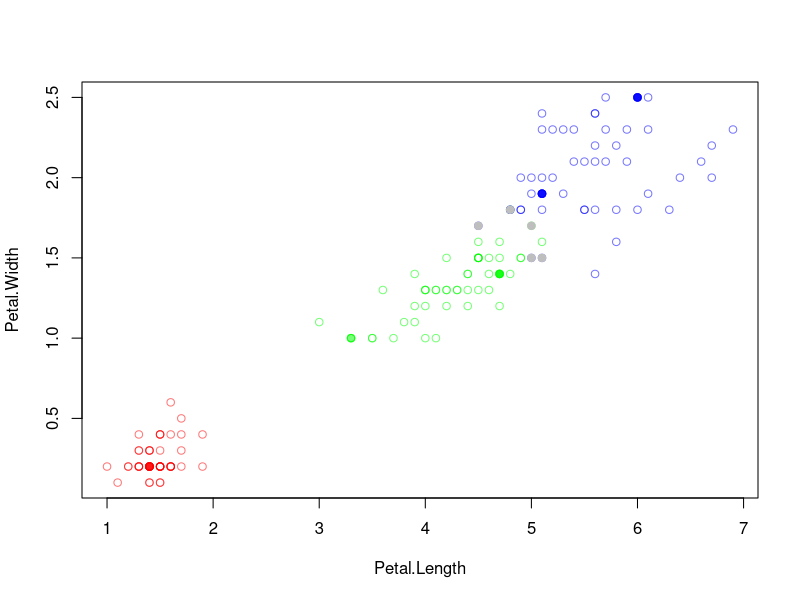
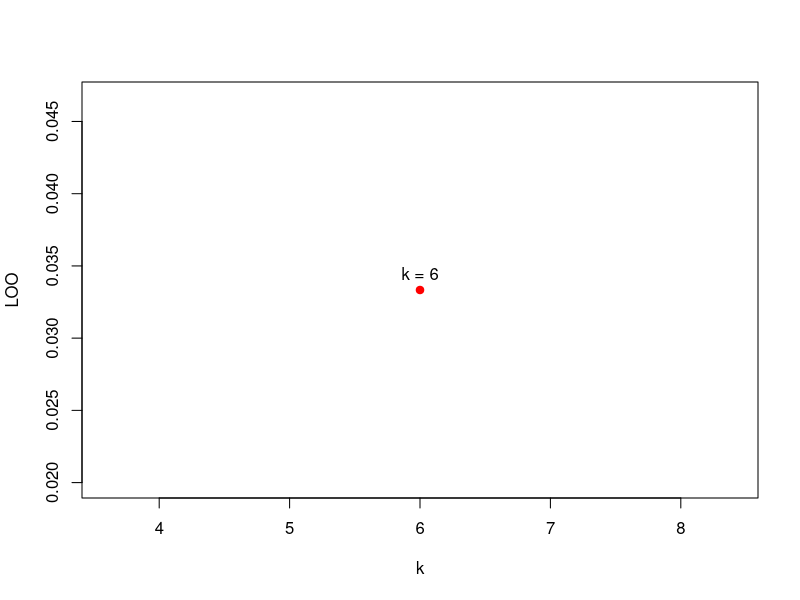

These figures' R source, in order:
dst1 <- (function(a,b) dist(rbind(a, b))) # euclidian 

sortByDist <- function(set, x, n, m, dist){
  distances <- data.frame(set[,m+1])
  for(i in 1:n)
    distances[i, 2] <- dist(set[i, 1:m], x)
  return(distances[order(distances[, 2]), ])
}

kNNClassifier <- function(trainSet, u, metric = dst1, k){
  rowsNum <- dim(trainSet)[1]; varsNum <- dim(trainSet)[2]-1
  labels = levels(trainSet[rowsNum, varsNum+1])
  orderedDist <- sortByDist(trainSet, u, rowsNum, varsNum, metric)
  kNNeighbors <- orderedDist[1:k,1]
  lst <- orderedDist[k,2]
  countTable <- table(kNNeighbors)
  maxLabelIdx = which.max(countTable)
  return(c(labels[maxLabelIdx], abs(max(countTable)-max(countTable[-maxLabelIdx]))))
}

STOLP <- function(set, threshold, classifier, argsList){
  plot(iris[,3:4], bg=colors2[iris$Species], col=colors2[iris$Species])
  rowsNum <- dim(set)[1]
  varsNum <- dim(set)[2]-1
  toDelete = numeric()
  for(i in 1:rowsNum){
    currentArgs = c(list(set, set[i, 1:varsNum]),argsList)
    res = do.call(classifier,currentArgs)
    if(res[1] != set[i, varsNum+1]){
      toDelete <- c(toDelete, i)
    }
  }
  points(set[toDelete,], pch=21, bg='grey', col='grey') # debug
  set = set[-toDelete, ]; rowsNum = rowsNum - length(toDelete)
  labels = levels(set[rowsNum,varsNum+1])
  maxRes = rep(0, length(labels)); names(maxRes)<-labels
  maxLabel = rep(0, length(labels)); names(maxLabel)<-labels
  for(i in 1:rowsNum){
    currentArgs = c(list(set, set[i, 1:varsNum]),argsList)
    res = do.call(classifier,currentArgs)
    if(res[2] > maxRes[res[1]]){
      maxRes[res[1]] = res[2]
      maxLabel[res[1]] = i
    }
  }
  regular = set[maxLabel, ]
  points(regular, pch=21, bg=colors2[regular$Species], col=colors2[regular$Species])
  repeat{
    errCount = 0L; toAdd = 0L; maxAbsMargin = -1
    for(i in 1:rowsNum){
      currentArgs = c(list(regular, set[i, 1:varsNum]),argsList)
      res = do.call(classifier,currentArgs)
      if(res[1] != set[i, varsNum+1]){
        errCount = errCount + 1
        if(as.double(res[2]) > maxAbsMargin)
          toAdd <- i
        maxAbsMargin <- as.double(res[2])
      }
    }
    if(errCount <= threshold)
      return(regular)
    newRegular = set[toAdd,]
    regular = rbind(regular,newRegular)
    points(newRegular, pch=21, bg=colors2[newRegular$Species], col=colors2[newRegular$Species])
  }
}


colors1 <- c("setosa"="#FF000044", "versicolor"="#00FF0044", "virginica"="#0000FF44")
colors2 <- c("setosa" = "#FF000088", "versicolor" = "#00FF0088", "virginica" = "#0000FF88")

etalons = STOLP(iris[,3:5], 1, kNNClassifier, list(k=6))
LOO <- function(classifier, classifierArgs, dataSet, paramName, paramRange){
  rows <- dim(dataSet)[1]
  cols <- dim(dataSet)[2]-1
  risks <- vector('numeric', length(paramRange))
  minErr <- rows
  bestParam = 0; j=1; paramIdx = 1
  for(param in paramRange){
    err = 0
    for(i in 1:rows){
      currentArgs = c(list(u=dataSet[i, 1:cols]),classifierArgs)
      currentArgs[paramName] = param
      class <- do.call(classifier, currentArgs)[1]
      if(class != dataSet[i,cols+1])
        err <- err+1
    }
    if(err < minErr){
      minErr = err
      bestParam = param
      paramIdx = j
    }
    risks[j] = err/rows
    j = j+1
    message(paste("current ", paramName, " = ", sep=''), param, " out of ", paramRange[length(paramRange)])
  }
  message(paste("best ", paramName, ": ", sep=''), bestParam)
  message("errors made: ", minErr)
  message("empirical risk: ", minErr/rows)
  plot(paramRange, risks, xlab=paramName, ylab='LOO', col='red', type='l')
  points(bestParam, risks[paramIdx], bg='red', col='red', pch=21)
  text(bestParam, risks[paramIdx], paste(paramName,"=",bestParam), pos=3)
  return(bestParam)
}
#LOO(kNNClassifier, list(trainSet=iris[,3:5]), iris[,3:5], "k", 6:6)
LOO(kNNClassifier, list(trainSet=iris[,3:5]), iris[,3:5], "k", 6:6)
